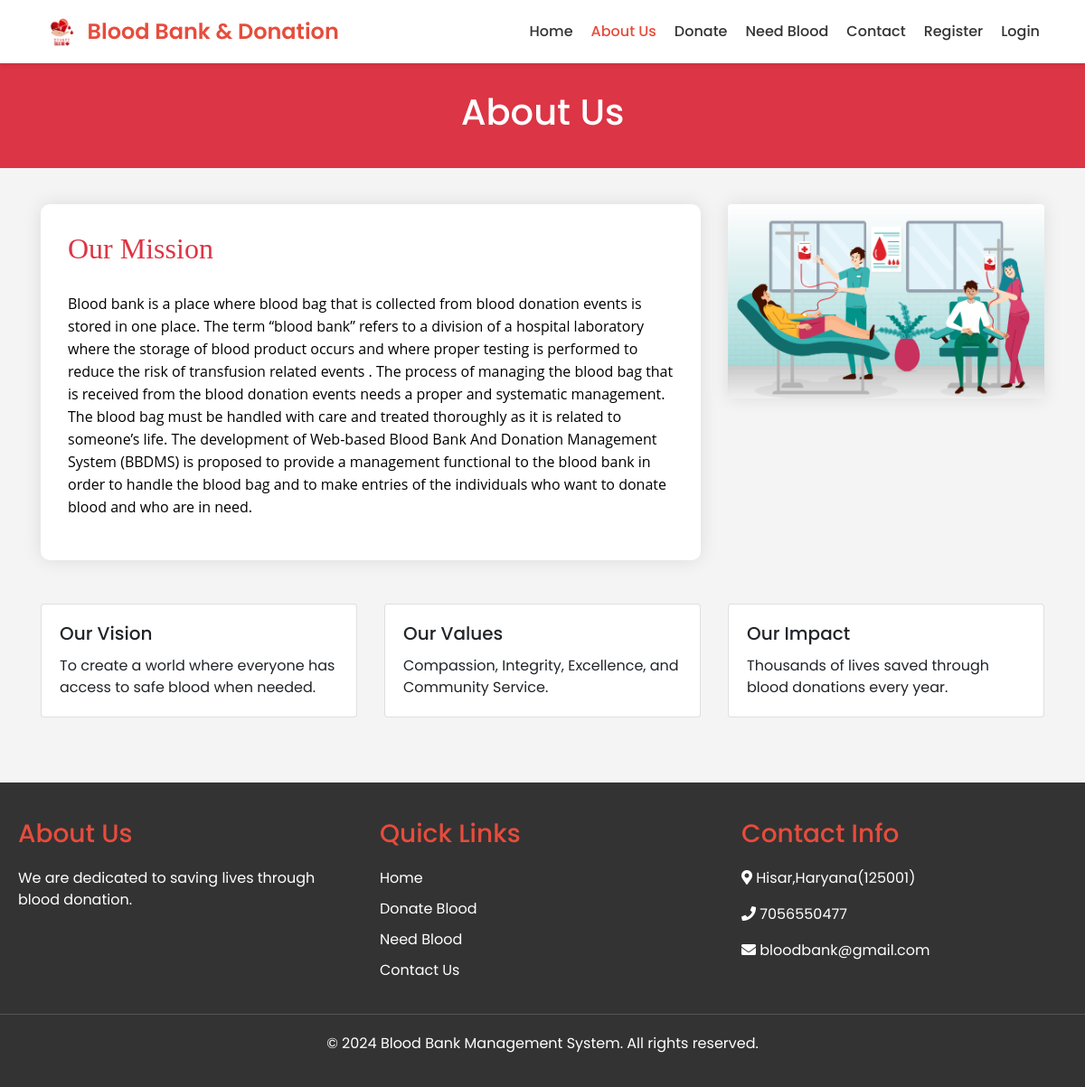
/about_us.php, run on an earlier commit of the app's database.
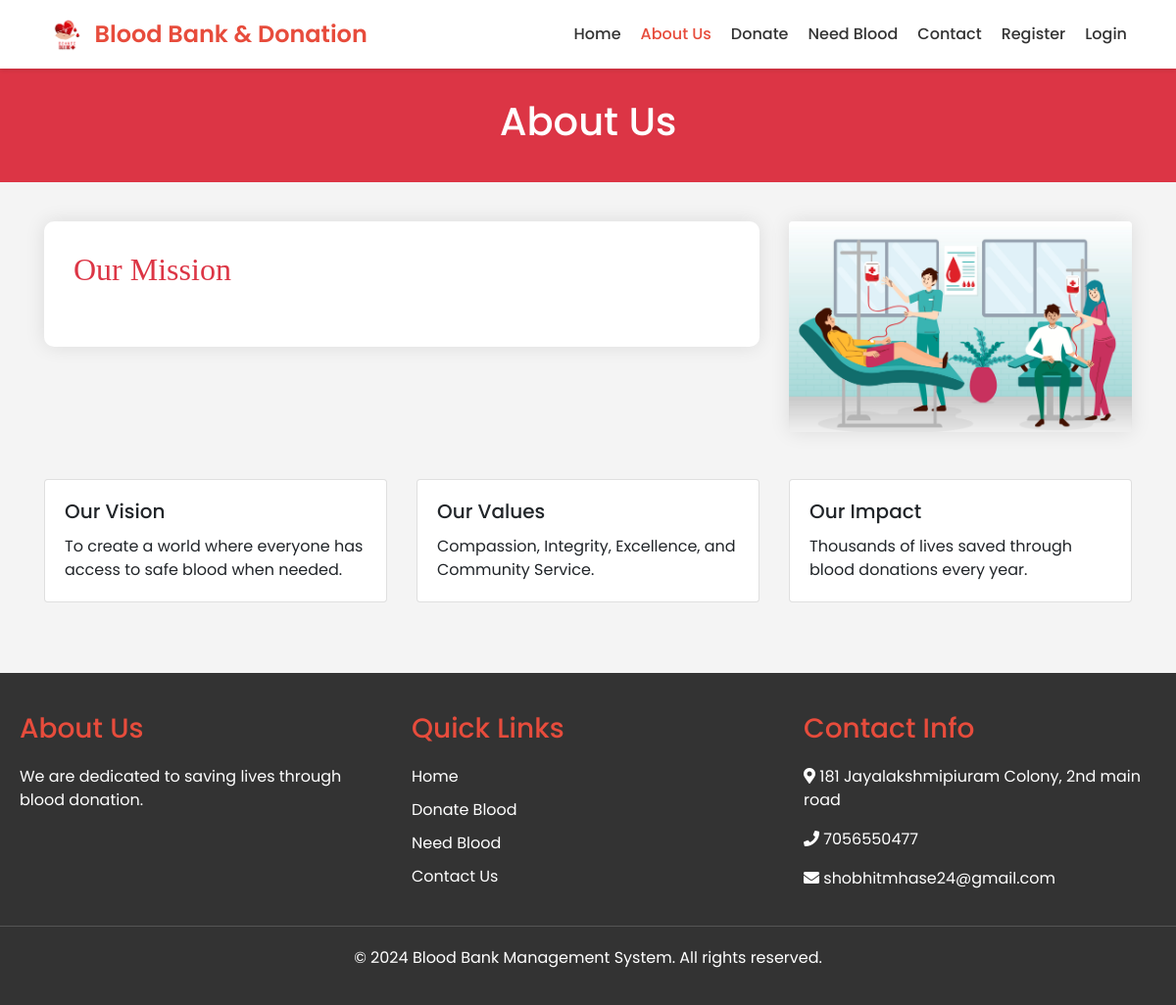
And on a later commit of the database.
### tables this page shows
create table pages(
page_id int NOT NULL auto_increment UNIQUE,
page_name varchar(255) NOT NULL,
page_type varchar(255) NOT NULL,
page_data longtext NOT NULL
);

create table contact_info(
contact_id int auto_increment Not Null,
contact_address varchar(100) NOT NULL,
contact_mail varchar(50) NOT NULL,
contact_phone varchar(100) NOT NULL,
primary key(contact_id)
);

### about_us.php (the view, shortened to what this page needs)
<!DOCTYPE html>
<html lang="en">
<head>
    <link rel="stylesheet" href="https://maxcdn.bootstrapcdn.com/bootstrap/4.5.2/css/bootstrap.min.css">
    <link rel="stylesheet" href="https://cdnjs.cloudflare.com/ajax/libs/font-awesome/5.15.3/css/all.min.css">
</head>
<body>
    <?php
    include('head.php');
    ?>
    <div class="page-header">
        <div class="container">
            <h1 class="text-center">About Us</h1>
        </div>
    </div>
    <div class="container mb-5">
        <div class="row">
            <div class="col-lg-8">
                <div class="content-section">
                    <h2 class="section-title">Our Mission</h2>
                    <p>
                        <?php
                        include 'conn.php';
                        $sql = "SELECT * FROM pages WHERE page_type='aboutus'";
                        $result = mysqli_query($conn, $sql);
                        if(mysqli_num_rows($result) > 0) {
                            while($row = mysqli_fetch_assoc($result)) {
                                echo $row['page_data'];
                            }
                        }
                        ?>
                    </p>
                </div>
            </div>
            <div class="col-lg-4">
                <img class="img-fluid rounded about-image" src="image/2706868.jpg" alt="About Us Image">
            </div>
        </div>
    </div>
    <div class="container mb-5">
        <div class="row">
            <div class="col-md-4 mb-4">
                <div class="card h-100">
                    <div class="card-body">
                        <h5 class="card-title">Our Vision</h5>
                        <p class="card-text">To create a world where everyone has access to safe blood when needed.</p>
                    </div>
                </div>
            </div>
            <div class="col-md-4 mb-4">
                <div class="card h-100">
                    <div class="card-body">
                        <h5 class="card-title">Our Values</h5>
                        <p class="card-text">Compassion, Integrity, Excellence, and Community Service.</p>
                    </div>
                </div>
            </div>
            <div class="col-md-4 mb-4">
                <div class="card h-100">
                    <div class="card-body">
                        <h5 class="card-title">Our Impact</h5>
                        <p class="card-text">Thousands of lives saved through blood donations every year.</p>
                    </div>
                </div>
            </div>
        </div>
    </div>
    <?php include('footer.php') ?>
</body>
</html>

### footer.php (shortened to what this page needs)
<?php
include 'conn.php';
$sql = "SELECT * FROM contact_info WHERE contact_id = 1";
$result = mysqli_query($conn, $sql);
$contact_info = mysqli_fetch_assoc($result);
?>
<!DOCTYPE html>
<html lang="en">
<head>
    <link rel="stylesheet" href="https://cdnjs.cloudflare.com/ajax/libs/font-awesome/5.15.3/css/all.min.css">
</head>
<body>
    <footer id="footer">
        <div class="footer-content">
            <div class="footer-section">
                <h3>About Us</h3>
                <p>We are dedicated to saving lives through blood donation.</p>
            </div>
            <div class="footer-section">
                <h3>Quick Links</h3>
                <ul>
                    <li><a href="home.php">Home</a></li>
                    <li><a href="donate_blood.php">Donate Blood</a></li>
                    <li><a href="need_blood.php">Need Blood</a></li>
                    <li><a href="contact_us.php">Contact Us</a></li>
                </ul>
            </div>
            <div class="footer-section">
                <h3>Contact Info</h3>
                <p><i class="fas fa-map-marker-alt"></i> <?php echo $contact_info['contact_address']; ?></p>
                <p><i class="fas fa-phone"></i> <?php echo $contact_info['contact_phone']; ?></p>
                <p><i class="fas fa-envelope"></i> <?php echo $contact_info['contact_mail']; ?></p>
            </div>
        </div>
        <div class="footer-bottom">
            <p>&copy; <?php echo date("Y"); ?> Blood Bank Management System. All rights reserved.</p>
        </div>
    </footer>
</body>
</html>

What changed in the data, as far as the page shows it:
removed pages: page_data "Blood bank is a place where blood bag that is collected from blood donation events is stored in one place. The term “blood bank” refers to a division of a hospital laboratory where the storage of blood product occurs and where proper testing is performed to reduce the risk of transfusion related events . The process of managing the blood bag that is received from the blood donation events needs a proper and systematic management. The blood bag must be handled with care and treated thoroughly as it is related to someone’s life. The development of Web-based Blood Bank And Donation Management System (BBDMS) is proposed to provide a management functional to the blood bank in order to handle the…"
changed contact_info: contact_address "Hisar,Haryana(125001)" → "181 Jayalakshmipiuram Colony, 2nd main road"; contact_mail "bloodbank@gmail.com" → "shobhitmhase24@gmail.com"
